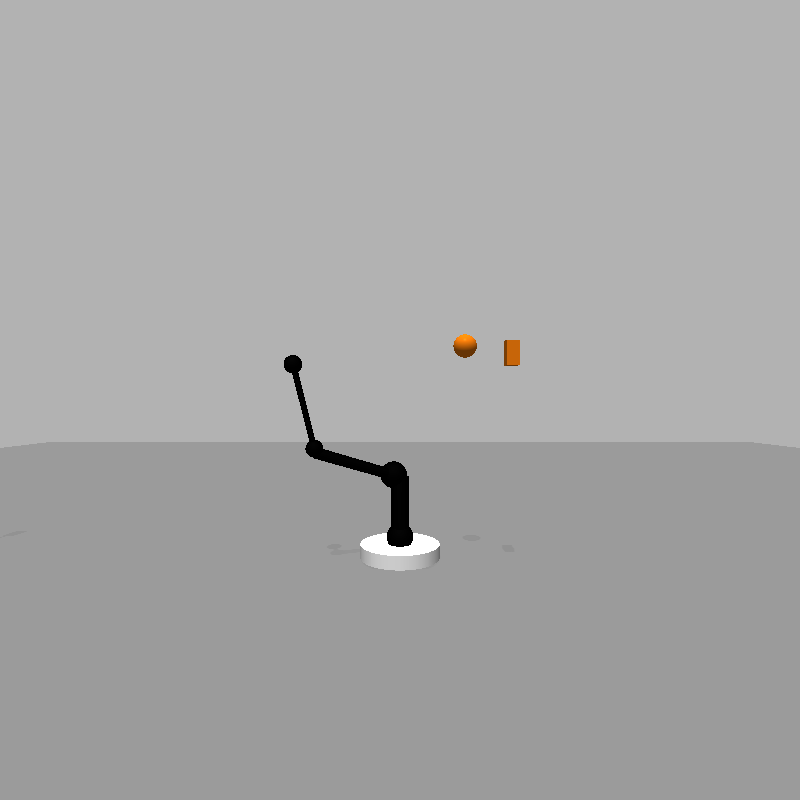
#> input picture ivr_assignment/src/image1_copy.png, 800 x 800 px
$ python detect_black.py
#> lines starting #> are read from the running program, lines starting #| are printed output that depends on the picture; after the words box and inside, x2 and y2 are one past the last pixel; in counts of white or black regions, pixels touching at a corner belong together
import numpy as np
import matplotlib.pyplot as plt
import cv2

img1 = cv2.imread("image1_copy.png",1)
#> img1 is the input picture: shape (800, 800, 3); mean B, G, R 166.9, 167, 167.1
img2 = cv2.imread("image2_copy.png",1)
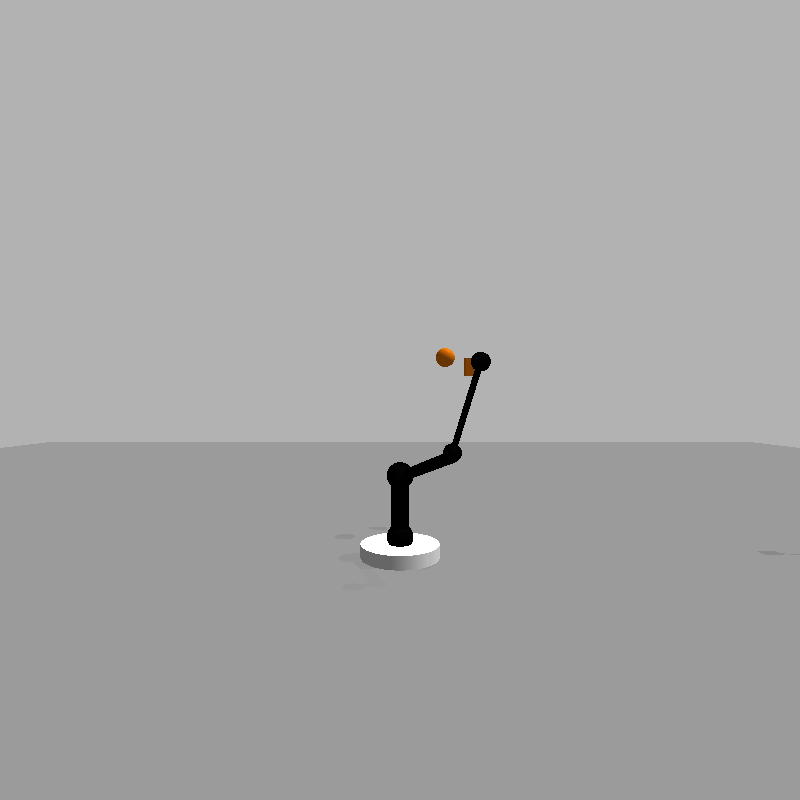
#> input picture ivr_assignment/src/image2_copy.png, 800 x 800 px
#> img2 is the input picture: shape (800, 800, 3); mean B, G, R 166.9, 167, 167

def detect_black(image):
    # Isolate the black colour in the image as a binary image
    mask = cv2.inRange(image, (0, 0, 0), (180, 255, 50))
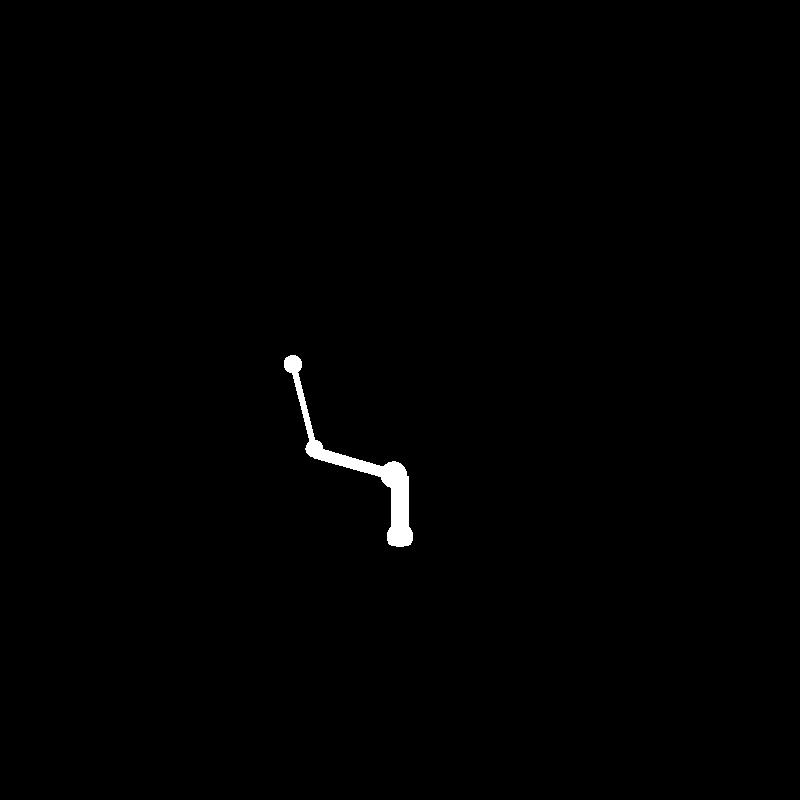
#> mask: shape (800, 800); 0.54% white; 1 white region, box (x1, y1, x2, y2) and area: (284, 355, 413, 547) 3452
    return mask

img_black1 = detect_black(img1)
img_black2 = detect_black(img2)
#> in detect_black (call 2), `mask = cv2.inRange(image, (0, 0, 0), (180, 255, 50))`:
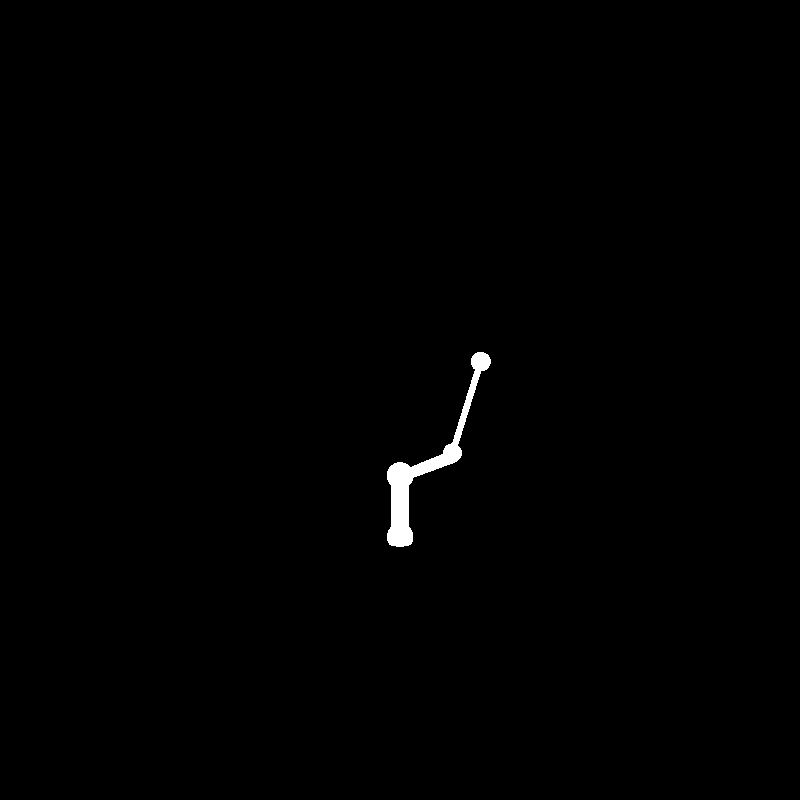
#> mask: shape (800, 800); 0.51% white; 1 white region, box (x1, y1, x2, y2) and area: (387, 352, 491, 547) 3259

#kernel = np.ones((3,3), np.uint8)
#gradient1 = cv2.morphologyEx(img_black1, cv2.MORPH_GRADIENT,kernel)
#gradient1 = cv2.morphologyEx(img_black2, cv2.MORPH_GRADIENT,kernel)

circles = cv2.HoughCircles(img_black2, cv2.HOUGH_GRADIENT, dp=1.0, minDist=1, maxRadius=10, param1=100, param2=10)
#> circles = [[451.5, 452.5, 9.4], [480.5, 361.5, 9.4]]

if circles is not None and len(circles) > 0:
    print("Circle detected")
    circles = np.uint16(np.around(circles))
#> circles = [[452, 452, 9], [480, 362, 9]]
    j = 0
    for i in circles[0,:]:
        # 外側の円を描く
        cv2.circle(img2,(i[0],i[1]),i[2],(0,255,0),2)
        # 中心の円を描く
        cv2.circle(img2,(i[0],i[1]),2,(0,0,255),2)
        print("(x,y) : ",[i[0],i[1]]," Radian : ",i[2])
        # 円の数を数える
        j = j + 1
#> this loop made 2 passes
#> (i, j) on passes 1 to 2: ([452, 452, 9], 1), ([480, 362, 9], 2)
#| (x,y) :  [452, 452]  Radian :  9
#| (x,y) :  [480, 362]  Radian :  9
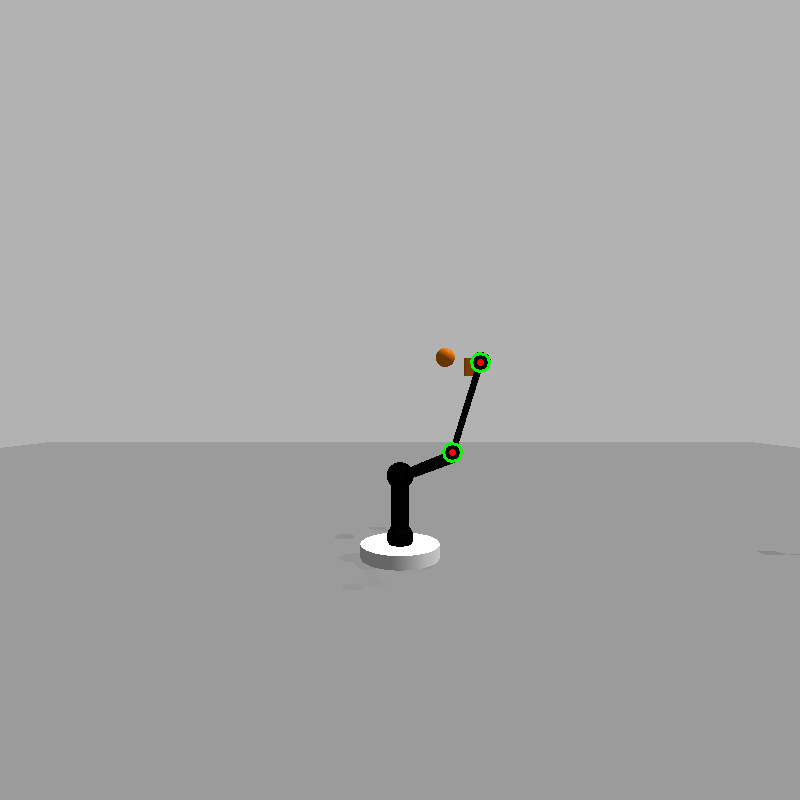
#> img2: shape (800, 800, 3); 0.06% of pixels changed, all inside (x1, y1, x2, y2) = (442, 352, 491, 463)
#> after the loop, j = 2
    print("Number of circles: ",j)
#| Number of circles:  2
    cv2.imshow("",img2)
    cv2.waitKey(3)
